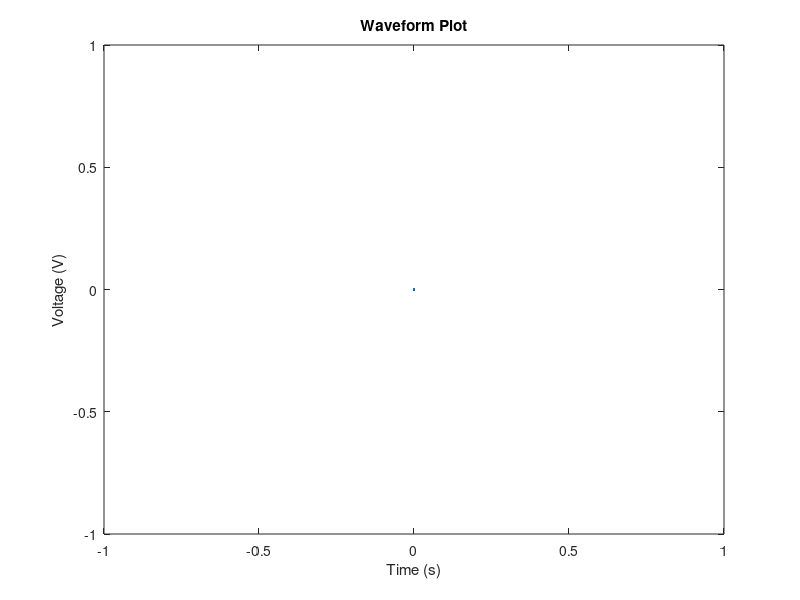

The MATLAB script that drew this image:
figure;
sampling_rate = 500e3; % Sampling rate of 1 GHz
num_samples = length(i); % Determine the number of samples in i
time_vector = (0:num_samples-1) / sampling_rate; % Create time vector in seconds

plot(time_vector, i); % Plot the data with time on the x-axis and i on the y-axis

xlabel('Time (s)'); % Label the x-axis as 'Time' with units seconds
ylabel('Voltage (V)'); % Label the y-axis as 'Voltage' with units volts
title('Waveform Plot'); % Optional: add a title
